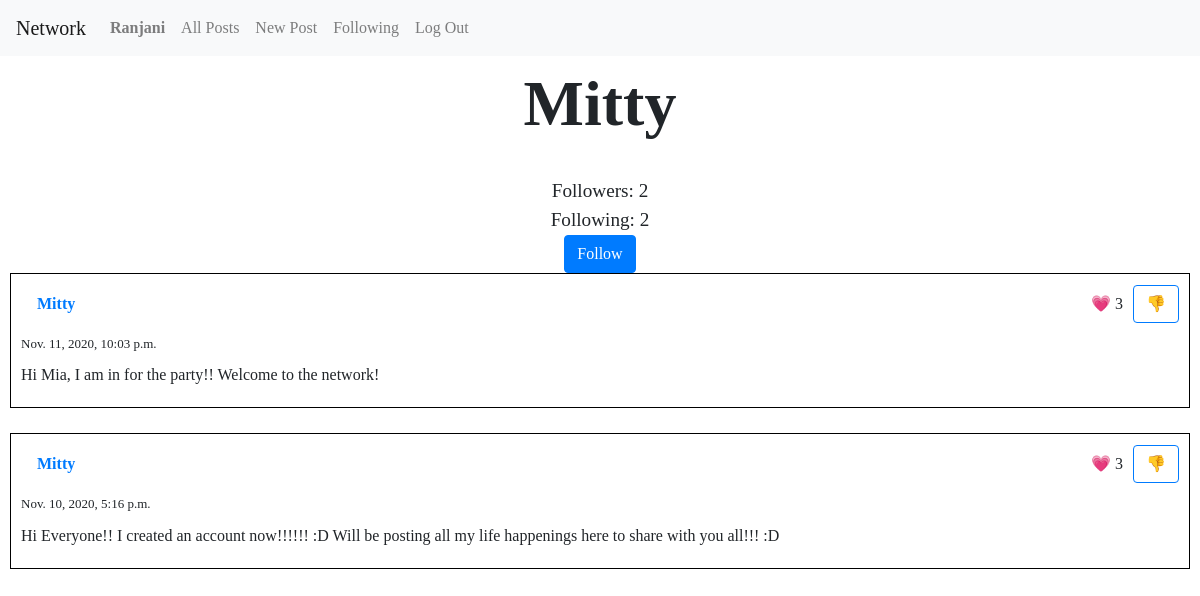
Screenshot of /profile/3 (signed in) with the database file from the repository.
### network/models.py (models this page shows, shortened)
class User(AbstractUser):
    pass

class Posts(models.Model):
    creator = models.ForeignKey(User,on_delete=models.SET_NULL, null=True, blank=True, related_name="posts")
    content = models.TextField(max_length=500)
    created = models.DateTimeField(default=timezone.now)

### network/views.py (the view, shortened to what this page needs)
# urls.py: path("profile/<int:id>", views.profile, name="profile"),
def profile(request, id):
    user_profile = User.objects.get(id=id)
    return render(request, "network/profile.html", {
        "all_posts": get_posts_in_page(request, user_profile.posts.all().order_by(POSTS_ORDER)),
        "profile": user_profile,
        "is_following": is_following(request.user, id)
    })

### network/templatetags/network_filters.py (called while the page is built)
@register.filter
def user_likes(likes, user):
    return any(like.liker == user for like in likes.all())

### network/views.py (called while the page is built)
def get_posts_in_page(request, posts):
    paginator = Paginator(posts, 10)
    page = request.GET.get('page')
    return paginator.get_page(page)

def is_following(follower, followee):
    follow = Follows.objects.filter(follower=follower, followee=followee)
    return bool(follow)

### network/templates/network/profile.html (shortened to what this page needs)
{% extends "network/layout.html" %}
{% block body %}
    <p class="profile-name">
        <strong>{{ profile.username }}</strong>
    </p>
    <div class="follow">
        <div class="followers">
            Followers: {{ profile.follower.count  }}
        </div>
        <div class="following">
            Following: {{ profile.following.count }}
        </div>
        {% if not profile.id is user.id %}
            <form method="POST">
                {% if not is_following %}
                    <button type="submit" value="follow" name="action" class="btn btn-primary custom">
                        Follow
                    </button>
                {% else %}
                    <button type="submit" value="unfollow" name="action" class="btn btn-primary custom">
                        Unfollow
                    </button>
                {% endif %}
            </form>
        {% endif %}
    </div>
    {% include "network/all_posts.html" %}
{% endblock %}

### network/templates/network/layout.html (shortened to what this page needs)
{% load static %}
<!DOCTYPE html>
<html lang="en">
    <head>
        <link rel="stylesheet" href="https://cdn.jsdelivr.net/npm/bootstrap@4.5.3/dist/css/bootstrap.min.css">
        <link href="{% static 'network/styles.css' %}" rel="stylesheet">
    </head>
    <body>
        <nav class="navbar navbar-expand-lg navbar-light bg-light">
            <a class="navbar-brand" href="/">Network</a>
            <div>
              <ul class="navbar-nav mr-auto">
                {% if user.is_authenticated %}
                    <li class="nav-item">
                        <a class="nav-link" href="{% url 'profile' user.id %}"><strong>{{ user.username }}</strong></a>
                    </li>
                {% endif %}
                <li class="nav-item">
                  <a class="nav-link" href="{% url 'index'  %}">All Posts</a>
                </li>
                {% if user.is_authenticated %}
                    <li class="nav-item">
                        <a class="nav-link" href="{% url 'new' %}">New Post</a>
                    </li>
                    <li class="nav-item">
                        <a class="nav-link" href="{% url 'following' %}">Following</a>
                    </li>
                    <li class="nav-item">
                        <a class="nav-link" href="{% url 'logout' %}">Log Out</a>
                    </li>
                {% endif %}
              </ul>
            </div>
          </nav>
        <div class="body">
            {% block body %}
            {% endblock %}
        </div>
    </body>
</html>

### network/templates/network/all_posts.html (shortened to what this page needs)
{% load static %}
{% load network_filters %}
{% for post in all_posts %}
    <div class="post" id="post-{{ post.id }}">
        <div class="creator">
            <a class="nav-link" href="{% url 'profile' post.creator.id %}">
                {{ post.creator }}
            </a>
        </div>
        <div class="like-count">
            &#128151; <span id="post-like-count-{{ post.id }}">{{ post.likes.count }}</span>
        </div>
        {% if user.is_authenticated %}
            {% with liked=post.likes|user_likes:user up_button="&#128077;" down_button="&#128078;" %}
                <button type="button" class="btn btn-outline-primary like-button"
                        onclick="toggleLike(this, {{ post.id }}, {{ liked|yesno:"true,false" }})"
                        data-up-button="{{ up_button }}"
                        data-down-button="{{ down_button }}"
                >
                    {% if liked %}
                        {{ down_button }}
                    {% else %}
                        {{ up_button }}
                    {% endif %}
                </button>
            {% endwith %}
        {% endif %}
        <div class="created-time">
            {{ post.created }}
        </div>
        <div class="content">
            {{ post.content }}
        </div>
    </div>
{% endfor %}

### network/static/network/styles.css (style rules this page uses)
body { font-family: "Comic Sans MS", cursive; }
.body { margin: 0 10px; }
.post { border: 1px solid black; padding: 10px; margin-bottom: 25px; display: grid; grid-template-areas: "creator edit-button like-count like-button" "created-time created-time created-time created-time" "content content content content" "edit-content edit-content edit-content edit-content"; grid-template-columns: 1fr auto auto auto; grid-gap: 10px; align-items: baseline; }
.post .like-count { grid-area: like-count; }
.post .like-button { grid-area: like-button; }
.post .creator { grid-area: creator; font-weight: bold; }
.post .created-time { grid-area: created-time; font-size: small; }
.post .content { grid-area: content; }
.profile-name { text-align: center; font-size: 8vh; font-weight: bold; margin-bottom: 25px; }
.follow { text-align: center; }
.follow .followers, .follow .following { font-size: larger; }

### rows the page displays
User: username "Ranjani"
User: username "Mitty", follower.count "2", following.count "2"
Posts: creator "Mitty", likes.count "3", down_button "👎", created "Nov. 11, 2020, 10:03 p.m.", content "Hi Mia, I am in for the party!! Welcome to the network!"
Posts: creator "Mitty", likes.count "3", down_button "👎", created "Nov. 10, 2020, 5:16 p.m.", content "Hi Everyone!! I created an account now!!!!!! :D Will be posting all my life happenings here to share with you all!!! :D"
